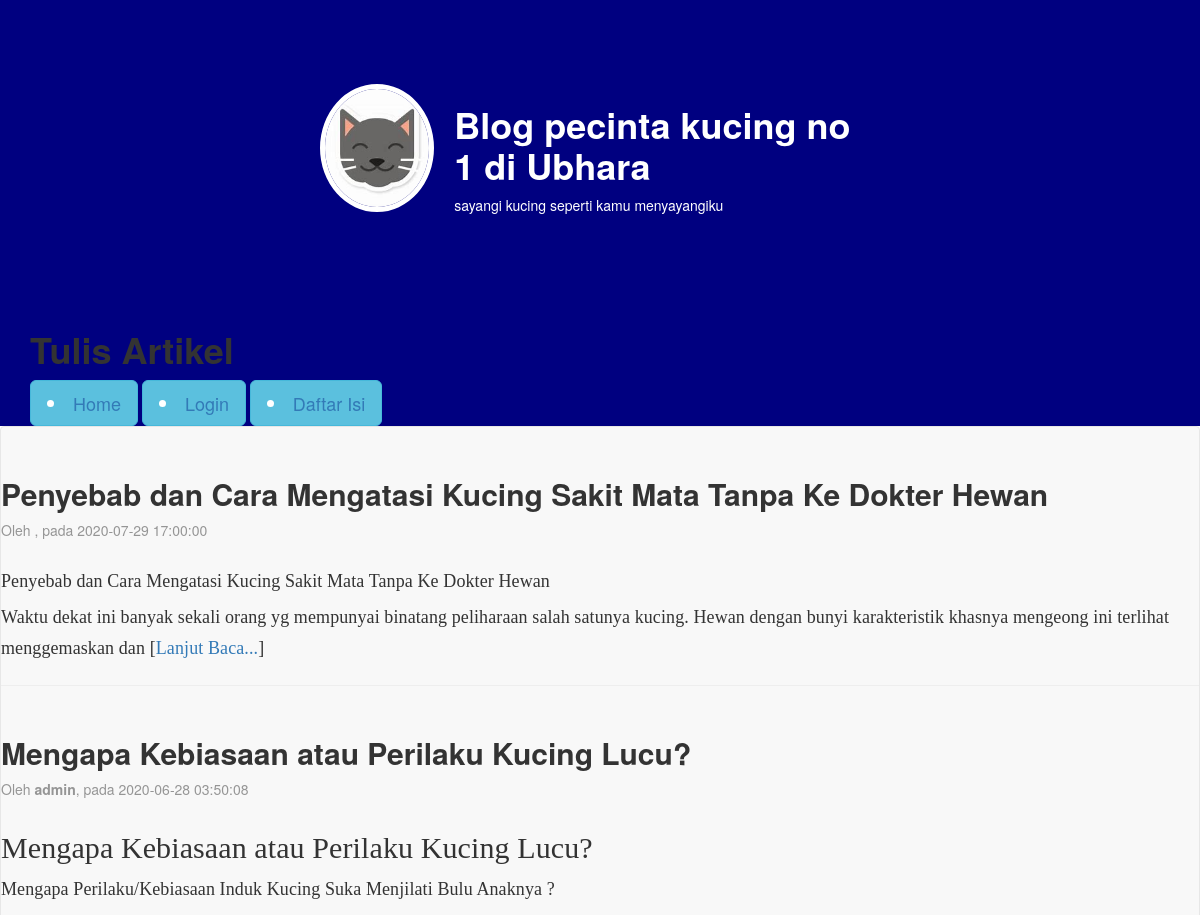
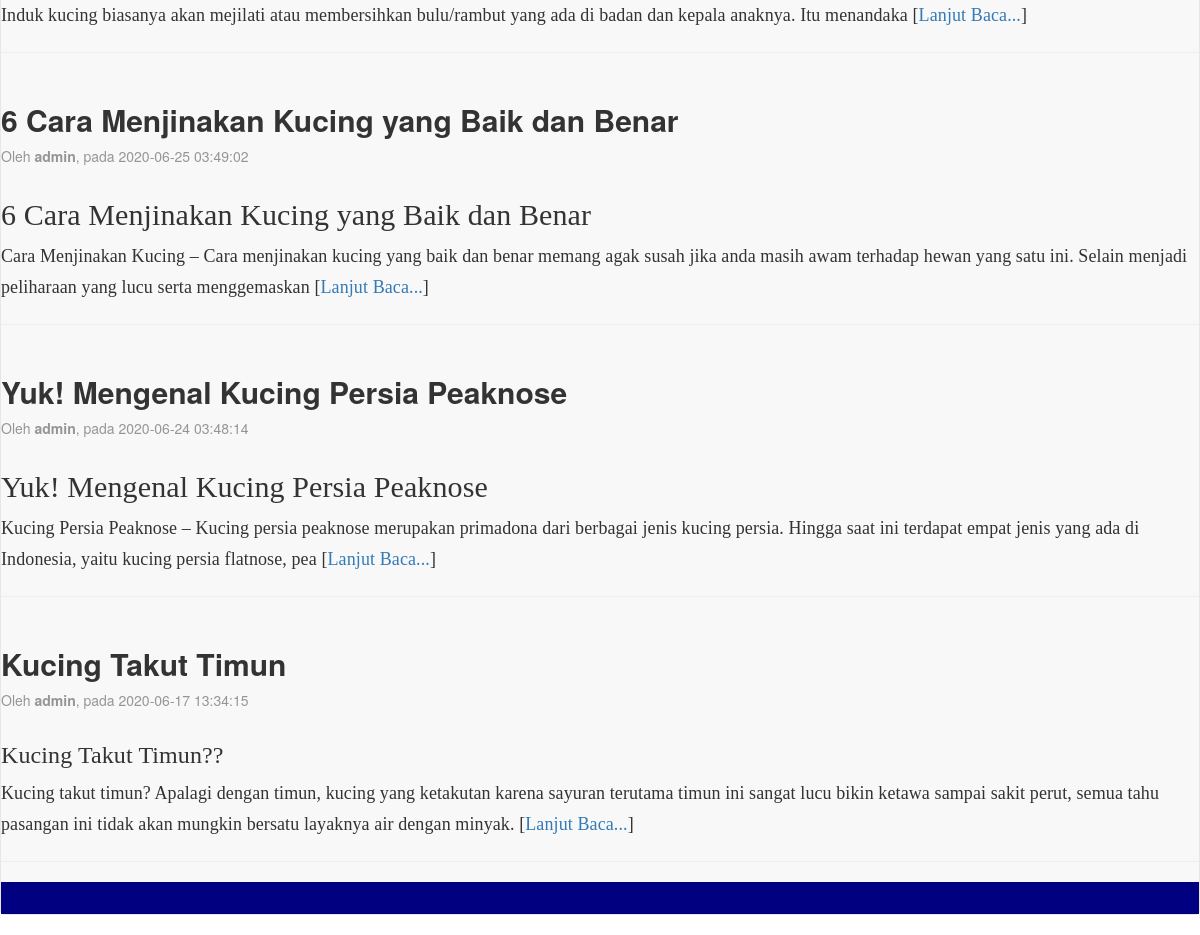
The page / on the database its author committed (2 pictures, top to bottom).
### tables this page shows
CREATE TABLE `artikel` (
  `id` int(11) NOT NULL,
  `judul` varchar(255) NOT NULL,
  `isi` text NOT NULL,
  `tanggal` timestamp NOT NULL DEFAULT current_timestamp(),
  `penulis` varchar(128) NOT NULL
);

### index.php (the view, shortened to what this page needs)
<?php include("konektor.php"); ?>
<!DOCTYPE html>
<html>
    <head>
        <link rel="stylesheet" href="bootstrap/css/bootstrap.css" />
        <link rel="stylesheet" href="bootstrap/css/style.css" />
        <link rel="stylesheet" href="font-awesome/css/font-awesome.css" />
    </head>
    <body>
        <header>
            <?php include("header.php"); ?>
        </header>
        <nav class="navbar navbar-default"><?php include("menu.php"); ?></nav>
                        <?php
                            $query = mysqli_query($koneksi, "SELECT * FROM artikel ORDER BY tanggal DESC");
                            while($artikel = mysqli_fetch_array($query)){
                                echo "<div class='artikel-kop'>";
                                echo "<h2><b>".$artikel['judul']."</b></h2>";
                                echo "<p class='artikel-tanggal'>Oleh <b>".$artikel['penulis']."</b>, pada ".$artikel['tanggal']."</p>";
                                echo "</div>";
                                echo "<div class='artikel-isi'>";
                                echo substr($artikel['isi'], 0, 255);
                                echo " [<a href='artikel.php?id=".$artikel['id']."' />Lanjut Baca...</a>]";
                                echo "</div><hr/>";
                            }
                        ?>
        <footer>

### header.php
<div class="container wrap">
    <div class="row">
        <div class="col-md-12">
            <div class="profil">
                <img src="img/OIP.png" />
                <div class="deskripsi">
                    <h1><b>Blog pecinta kucing no 1 di Ubhara</b></h1>
                    <p>sayangi kucing seperti kamu menyayangiku</p>
                </div>
            </div>
        </div>
    </div>
</div>
<div id="intro">
            <div class="intro-text">
                <div class="container">
                    <div class="row">
                    <div class="col-md-12">
                        <div class="deskripsi">
                    <h1><b>Tulis Artikel</b></h1>
                            <?php
                                if(isset($_SESSION['user'])){
                            ?>
                                <button type="button" class="btn btn-success btn-lg">My Profile</button>
                            <?php
                                }else{
                            ?>
                            <button type="button" class="btn btn-info btn-lg" data-toggle="modal" data-target="#myModalLogin"><li><a href="index.php">Home</a></li></button>
                            <button type="button" class="btn btn-info btn-lg" data-toggle="modal" data-target="#myModalLogin"><li><a href="admin/login.php">Login</a></li></button>
                            <button type="button" class="btn btn-info btn-lg" data-toggle="modal" data-target="#myModalLogin"><li><a href="daftar_isi.php">Daftar Isi</a></li></button>
                            <?php
                                }
                            ?>
                        </div>
                    </div>
                    </div>
                </div>
            </div>
     </div>

### rows shown on the page
artikel: judul "Penyebab dan Cara Mengatasi Kucing Sakit Mata Tanpa Ke Dokter Hewan", tanggal "2020-07-29 17:00:00", isi "Penyebab dan Cara Mengatasi Kucing Sakit Mata Tanpa Ke Dokter Hewan Waktu dekat ini banyak sekali orang yg mempunyai binatang peliharaan salah satunya kucing. Hewan dengan bunyi karakteristik khasnya mengeong ini terlihat menggemaskan dan"
artikel: judul "Mengapa Kebiasaan atau Perilaku Kucing Lucu?", penulis "admin", tanggal "2020-06-28 03:50:08", isi "Mengapa Kebiasaan atau Perilaku Kucing Lucu? Mengapa Perilaku/Kebiasaan Induk Kucing Suka Menjilati Bulu Anaknya ? Induk kucing biasanya akan mejilati atau membersihkan bulu/rambut yang ada di badan dan kepala anaknya. Itu menandaka"
artikel: judul "6 Cara Menjinakan Kucing yang Baik dan Benar", penulis "admin", tanggal "2020-06-25 03:49:02", isi "6 Cara Menjinakan Kucing yang Baik dan Benar Cara Menjinakan Kucing – Cara menjinakan kucing yang baik dan benar memang agak susah jika anda masih awam terhadap hewan yang satu ini. Selain menjadi peliharaan yang lucu serta menggemaskan"
artikel: judul "Yuk! Mengenal Kucing Persia Peaknose", penulis "admin", tanggal "2020-06-24 03:48:14", isi "Yuk! Mengenal Kucing Persia Peaknose Kucing Persia Peaknose – Kucing persia peaknose merupakan primadona dari berbagai jenis kucing persia. Hingga saat ini terdapat empat jenis yang ada di Indonesia, yaitu kucing persia flatnose, pea"
artikel: judul "Kucing Takut Timun", penulis "admin", tanggal "2020-06-17 13:34:15", isi "Kucing Takut Timun?? Kucing takut timun? Apalagi dengan timun, kucing yang ketakutan karena sayuran terutama timun ini sangat lucu bikin ketawa sampai sakit perut, semua tahu pasangan ini tidak akan mungkin bersatu layaknya air dengan minyak."
